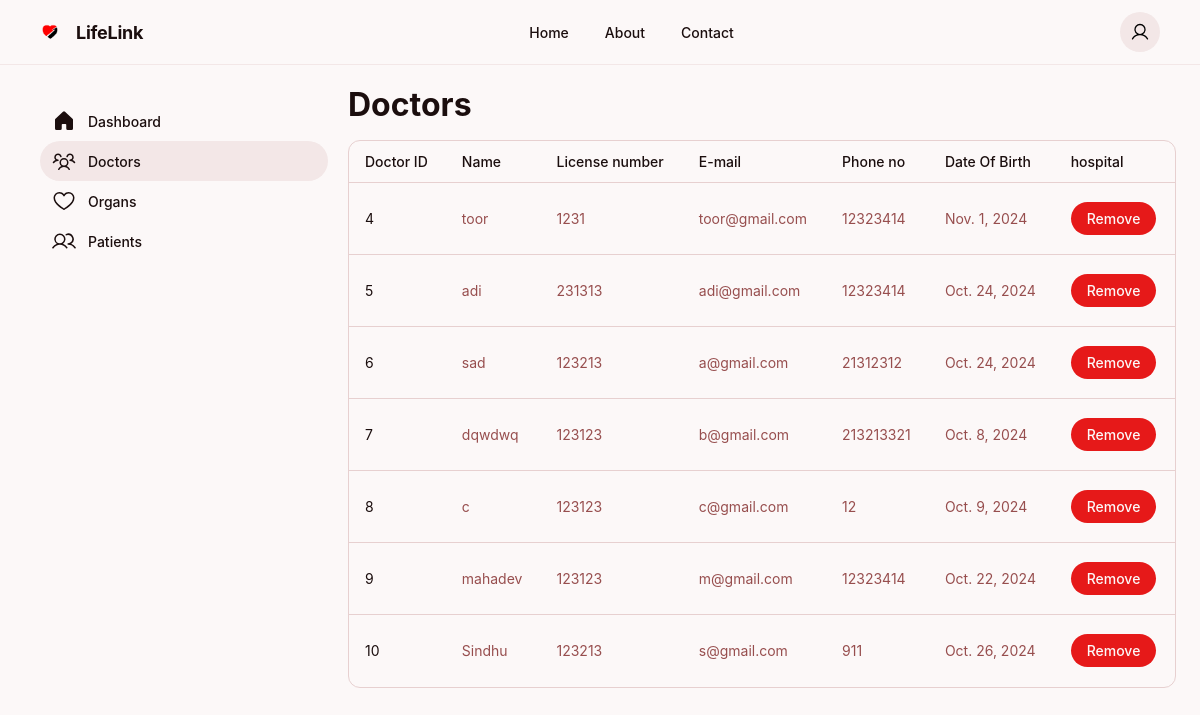
The app's page /hospital_doctors/1, older data.
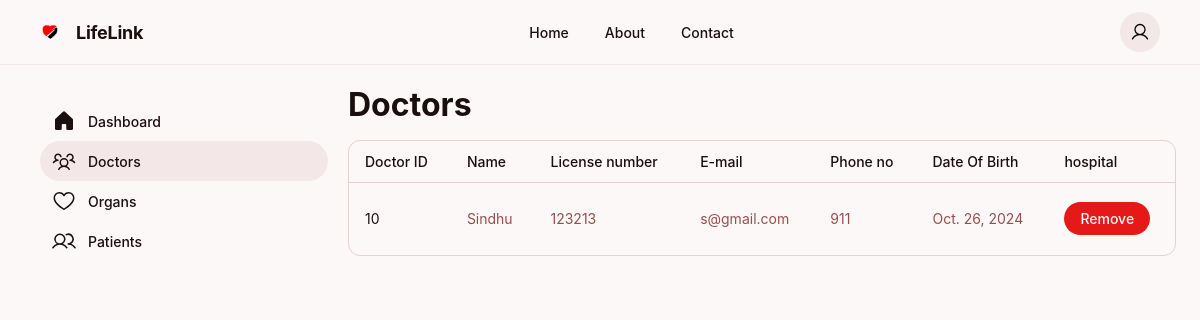
The same page, newer data.
### tables/models.py (models this page shows, shortened)
class Doctor(models.Model):
    doctor_email = models.EmailField(max_length=254, unique=True, validators=[EmailValidator()])
    license_no = models.CharField(max_length=255)
    name = models.CharField(max_length=255)
    phone_no = models.CharField(max_length=15)
    dob = models.DateField()
    hospital = models.ForeignKey(Hospital, on_delete=models.SET_NULL, null=True, blank=True)
    address = models.CharField(max_length=400,null = True , blank=True)
    pic = models.ImageField(upload_to = "pictures",null=True,blank = True)

### ods/views.py (the view)
# urls.py: path('hospital_doctors/<int:id>',views.hospital_doctors,name = "hospital_doctors"),
def hospital_doctors(request,id):
    hospital_info = Hospital.objects.get(id = id)
    doctor_info = Doctor.objects.filter(hospital = id)
    return render(request,'hospital-doctors.html',context = {'id':id,'hospital_info': hospital_info,'doctor_info':doctor_info})

### templates/hospital-doctors.html (shortened to what this page needs)
<!DOCTYPE html>
{% load static %}
<html>
<head>
    <link rel="stylesheet" href = "{% static 'css/hospital.css' %}">
</head>
<body>
    <header>
        <div class="logo-container">
            <img src="{% static  'images/logo.png' %}" style="height: 20px;"/>
            <h2 class="brand-name">LifeLink</h2>
        </div>
        <nav class="nav-links">
            <a href="#" class="nav-link">Home</a>
            <a href="#" class="nav-link">About</a>
            <a href="#" class="nav-link">Contact</a>
        </nav>
        <div class="header-actions">
            <button class="icon-button">
            </button>
        </div>
    </header>
    <div class="main-container">
        <aside class="sidebar">
            <a href="/hospital_dashboard/{{id}}" class="sidebar-link ">
                Dashboard
            </a>
            <a href="/hospital_doctors/{{id}}" class="sidebar-link active">
                Doctors
            </a>
            <a href="/hospital_organs/{{id}}" class="sidebar-link ">
                Organs
            </a>
            <a href="/hospital_patients/{{id}}" class="sidebar-link ">
                Patients
            </a>
        </aside>
        <main class="main-content">
            <div class="dashboard-header">
                <h1 class="dashboard-title">Doctors</h1>
            </div>
            <div class="table-container">
                <table>
                    <thead>
                        <tr>
                            <th>Doctor ID</th>
                            <th>Name</th>
                            <th>License number</th>
                            <th>E-mail</th>
                            <th>Phone no</th>
                            <th>Date Of Birth</th>
                            <th>hospital</th>
                        </tr>
                    </thead>
                    <tbody>
                        {% for items in doctor_info %}
                        <tr>
                          <td>{{ items.id }}</td>
                          <td>{{ items.name }}</td>
                          <td>{{ items.license_no }}</td>
                          <td>{{ items.doctor_email }}</td>
                          <td>{{ items.phone_no }}</td>
                          <td>{{ items.dob }}</td>
                          <td><a href = "/remove/{{id}}/{{items.doctor_email}}" ><button class = "action-button">Remove </button></a></td>
                        </tr>
                      {% endfor %}
                    </tbody>
                </table>
            </div>
        </main>
    </div>
</body>
</html>

### static/css/hospital.css (style rules this page uses)
* { margin: 0; padding: 0; box-sizing: border-box; font-family: Inter, "Noto Sans", sans-serif; }
body { background-color: #fcf8f8; min-height: 100vh; }
header { display: flex; align-items: center; justify-content: space-between; padding: 12px 40px; border-bottom: 1px solid #f3e7e7; background-color: #fcf8f8; }
.logo-container { display: flex; align-items: center; gap: 16px; color: #1b0e0e; }
.brand-name { font-size: 18px; font-weight: 700; letter-spacing: -0.015em; }
.nav-links { display: flex; gap: 36px; }
.nav-link { color: #1b0e0e; text-decoration: none; font-size: 14px; font-weight: 500; }
.header-actions { display: flex; gap: 8px; }
.icon-button { background-color: #f3e7e7; border: none; border-radius: 9999px; height: 40px; width: 40px; cursor: pointer; display: flex; align-items: center; justify-content: center; }
.main-container { display: flex; padding: 20px 24px; gap: 4px; }
.sidebar { width: 320px; background-color: #fcf8f8; padding: 16px; }
.sidebar-link { display: flex; align-items: center; gap: 12px; padding: 8px 12px; color: #1b0e0e; text-decoration: none; font-size: 14px; font-weight: 500; }
.sidebar-link.active { background-color: #f3e7e7; border-radius: 9999px; }
.main-content { flex: 1; max-width: 960px; }
.dashboard-header { margin-bottom: 16px; }
.dashboard-title { font-size: 32px; font-weight: 700; color: #1b0e0e; margin-bottom: 12px; }
.action-button { background-color: #e61919; color: #fcf8f8; border: none; border-radius: 9999px; padding: 8px 16px; font-size: 14px; font-weight: 500; cursor: pointer; min-width: 84px; }
.table-container { border: 1px solid #e7d0d0; border-radius: 12px; overflow: hidden; }
table { width: 100%; border-collapse: collapse; }
th { text-align: left; padding: 12px 16px; font-size: 14px; font-weight: 500; color: #1b0e0e; }
td { padding: 12px 16px; font-size: 14px; color: #974e4e; height: 72px; border-top: 1px solid #e7d0d0; }
td:first-child { color: #1b0e0e; }

Row changes from the older to the newer data that the page shows:
removed Doctor: id "4", name "toor", license_no "1231", doctor_email "toor@gmail.com", phone_no "12323414", dob "Nov. 1, 2024"
removed Doctor: id "5", name "adi", license_no "231313", doctor_email "adi@gmail.com", phone_no "12323414", dob "Oct. 24, 2024"
removed Doctor: id "6", name "sad", license_no "123213", doctor_email "a@gmail.com", phone_no "21312312", dob "Oct. 24, 2024"
removed Doctor: id "7", name "dqwdwq", license_no "123123", doctor_email "b@gmail.com", phone_no "213213321", dob "Oct. 8, 2024"
removed Doctor: id "8", name "c", license_no "123123", doctor_email "c@gmail.com", phone_no "12", dob "Oct. 9, 2024"
removed Doctor: id "9", name "mahadev", license_no "123123", doctor_email "m@gmail.com", phone_no "12323414", dob "Oct. 22, 2024"
